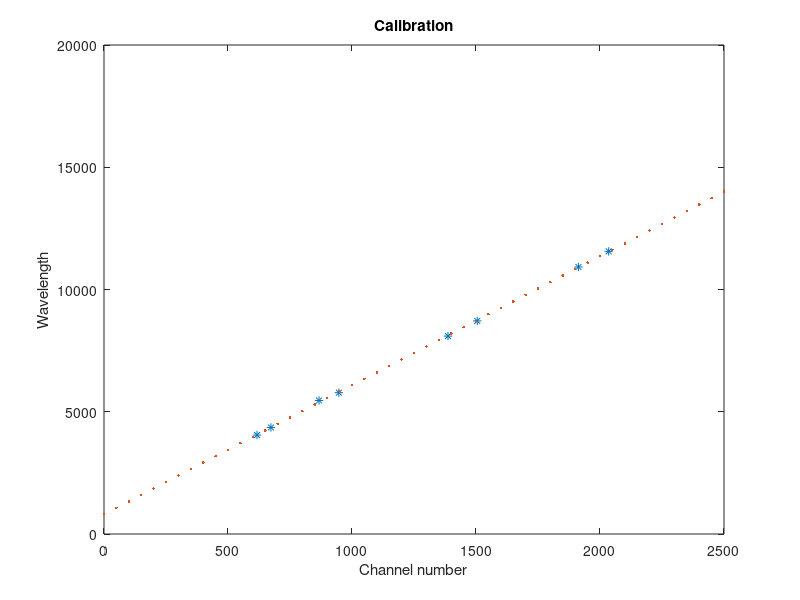

MATLAB code for this plot:
a=[4047	4358	5461	5780	8094	8716	10922	11560];
b=[617	673	867	947	1387	1505	1913	2035];
equ = polyfit(b,a,1);
range = [0:50:2500];
plot(b,a, '*');
hold on;
plot(range, equ*[1 0]'*range+equ*[0 1]', '.');
title('Calibration')
xlabel('Channel number')
ylabel('Wavelength')
